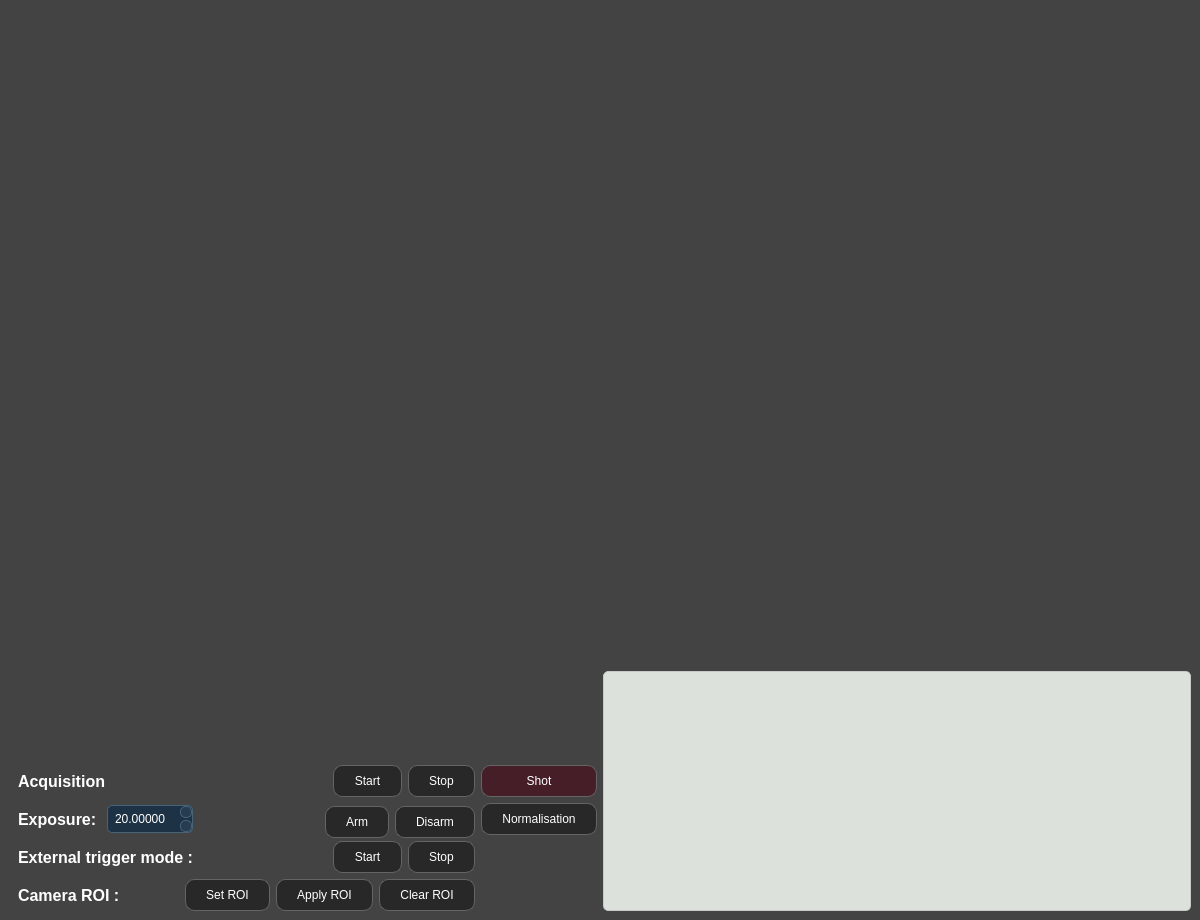
<?xml version="1.0" encoding="UTF-8"?>
<ui version="4.0">
 <class>MainWindow</class>
 <widget class="QMainWindow" name="MainWindow">
  <property name="geometry">
   <rect>
    <x>0</x>
    <y>0</y>
    <width>1200</width>
    <height>920</height>
   </rect>
  </property>
  <property name="sizePolicy">
   <sizepolicy hsizetype="Expanding" vsizetype="Expanding">
    <horstretch>0</horstretch>
    <verstretch>0</verstretch>
   </sizepolicy>
  </property>
  <property name="windowTitle">
   <string>Andor GUI</string>
  </property>
  <property name="styleSheet">
   <string notr="true">QMainWindow{
font: 75 13pt &quot;Times New Roman&quot;;
background-color:rgb(67, 67, 67);
}</string>
  </property>
  <widget class="QWidget" name="centralwidget">
   <property name="minimumSize">
    <size>
     <width>1200</width>
     <height>920</height>
    </size>
   </property>
   <layout class="QHBoxLayout" name="horizontalLayout">
    <item>
     <layout class="QGridLayout" name="gridLayout" rowstretch="0,0,0,0,0,0">
      <item row="0" column="0" rowspan="2" colspan="2">
       <widget class="GraphicsLayoutWidget" name="widgetFrame" native="true">
        <property name="sizePolicy">
         <sizepolicy hsizetype="Preferred" vsizetype="Minimum">
          <horstretch>0</horstretch>
          <verstretch>0</verstretch>
         </sizepolicy>
        </property>
        <property name="minimumSize">
         <size>
          <width>540</width>
          <height>540</height>
         </size>
        </property>
        <property name="maximumSize">
         <size>
          <width>19000</width>
          <height>19000</height>
         </size>
        </property>
        <property name="styleSheet">
         <string notr="true"/>
        </property>
       </widget>
      </item>
      <item row="2" column="0">
       <layout class="QHBoxLayout" name="horizontalLayout_4">
        <item>
         <widget class="QLabel" name="label_2">
          <property name="styleSheet">
           <string notr="true">QLabel {
    color: rgb(255, 255, 255); /* Couleur du texte (blanc) */
    font-family: Arial, sans-serif; /* Police de caractères */
    font-size: 16px; /* Taille de la police */
    font-weight: bold; /* Gras */
    padding: 5px; /* Marge intérieure */
}

#customLabel {
    background-color: rgb(40, 40, 40); /* Couleur de fond */
    border-radius: 5px; /* Coins arrondis */
    padding: 10px; /* Marge intérieure */
}
</string>
          </property>
          <property name="text">
           <string>Acquisition</string>
          </property>
         </widget>
        </item>
        <item>
         <spacer name="horizontalSpacer">
          <property name="orientation">
           <enum>Qt::Horizontal</enum>
          </property>
          <property name="sizeHint" stdset="0">
           <size>
            <width>40</width>
            <height>20</height>
           </size>
          </property>
         </spacer>
        </item>
        <item>
         <widget class="QPushButton" name="pushButton_start_acq">
          <property name="styleSheet">
           <string notr="true">QPushButton {
	
	font: 75 14pt &quot;Arial&quot;;
    background-color: rgb(40, 40, 40);  /* Nouvelle couleur de fond (gris foncé) */
    color: white;  /* Couleur du texte */
    border: 1px solid rgb(100, 100, 100);  /* Bordure */
    border-radius: 9px;  /* Coins arrondis */
    padding: 5px 20px;  /* Marge intérieure */
    min-height: 20px;  /* Hauteur minimale */
}

QPushButton:hover {
    background-color: rgb(50, 50, 50);  /* Nouvelle couleur de fond au survol (gris légèrement plus clair) */
}

QPushButton:pressed {
    background-color: rgb(30, 30, 30);  /* Nouvelle couleur de fond lors du clic (gris plus foncé) */
    border: 1px solid rgb(80, 80, 80);  /* Bordure au clic */
}

</string>
          </property>
          <property name="text">
           <string>Start</string>
          </property>
         </widget>
        </item>
        <item>
         <widget class="QPushButton" name="pushButton_stop_acq">
          <property name="styleSheet">
           <string notr="true">QPushButton {
	font: 14pt &quot;Arial&quot;;
    background-color: rgb(40, 40, 40);  /* Nouvelle couleur de fond (gris foncé) */
    color: white;  /* Couleur du texte */
    border: 1px solid rgb(100, 100, 100);  /* Bordure */
    border-radius: 9px;  /* Coins arrondis */
    padding: 5px 20px;  /* Marge intérieure */
    min-height: 20px;  /* Hauteur minimale */
}

QPushButton:hover {
    background-color: rgb(50, 50, 50);  /* Nouvelle couleur de fond au survol (gris légèrement plus clair) */
}

QPushButton:pressed {
    background-color: rgb(30, 30, 30);  /* Nouvelle couleur de fond lors du clic (gris plus foncé) */
    border: 1px solid rgb(80, 80, 80);  /* Bordure au clic */
}

</string>
          </property>
          <property name="text">
           <string>Stop</string>
          </property>
         </widget>
        </item>
       </layout>
      </item>
      <item row="2" column="1">
       <widget class="QPushButton" name="pushButton_shot">
        <property name="styleSheet">
         <string notr="true">QPushButton {
	font: 14pt &quot;Arial&quot;;
    background-color: rgb(70, 30, 40);  /* Nouvelle couleur de fond (gris foncé) */
    color: white;  /* Couleur du texte */
    border: 1px solid rgb(100, 100, 100);  /* Bordure */
    border-radius: 9px;  /* Coins arrondis */
    padding: 5px 20px;  /* Marge intérieure */
    min-height: 20px;  /* Hauteur minimale */
}

QPushButton:hover {
    background-color: rgb(50, 50, 50);  /* Nouvelle couleur de fond au survol (gris légèrement plus clair) */
}

QPushButton:pressed {
    background-color: rgb(30, 30, 30);  /* Nouvelle couleur de fond lors du clic (gris plus foncé) */
    border: 1px solid rgb(80, 80, 80);  /* Bordure au clic */
}

</string>
        </property>
        <property name="text">
         <string>Shot</string>
        </property>
       </widget>
      </item>
      <item row="3" column="0">
       <layout class="QHBoxLayout" name="horizontalLayout_3">
        <item>
         <widget class="QLabel" name="label">
          <property name="sizePolicy">
           <sizepolicy hsizetype="Fixed" vsizetype="Preferred">
            <horstretch>0</horstretch>
            <verstretch>0</verstretch>
           </sizepolicy>
          </property>
          <property name="maximumSize">
           <size>
            <width>92</width>
            <height>16777215</height>
           </size>
          </property>
          <property name="styleSheet">
           <string notr="true">QLabel {
    color: rgb(255, 255, 255); /* Couleur du texte (blanc) */
    font-family: Arial, sans-serif; /* Police de caractères */
    font-size: 16px; /* Taille de la police */
    font-weight: bold; /* Gras */
    padding: 5px; /* Marge intérieure */
}

#customLabel {
    background-color: rgb(40, 40, 40); /* Couleur de fond */
    border-radius: 5px; /* Coins arrondis */
    padding: 10px; /* Marge intérieure */
}
</string>
          </property>
          <property name="text">
           <string>Exposure: </string>
          </property>
         </widget>
        </item>
        <item>
         <widget class="QDoubleSpinBox" name="doubleSpinBox_exposure">
          <property name="maximumSize">
           <size>
            <width>125</width>
            <height>16777215</height>
           </size>
          </property>
          <property name="styleSheet">
           <string notr="true">QDoubleSpinBox {
	font: 14pt &quot;Arial&quot;;
    background-color: rgb(30, 50, 70);  /* Couleur de fond (bleu foncé) */
    color: white;  /* Couleur du texte */
    border: 1px solid rgb(70, 100, 120);  /* Bordure */
    border-radius: 5px;  /* Coins arrondis */
    padding: 3px 5px;  /* Marge intérieure */
    min-height: 20px;  /* Hauteur minimale */
}

QDoubleSpinBox::up-button, QDoubleSpinBox::down-button {
    background-color: rgb(40, 60, 80);  /* Couleur de fond des boutons */
    color: white;  /* Couleur du texte */
    border: 1px solid rgb(70, 100, 120);  /* Bordure */
    border-radius: 5px;  /* Coins arrondis */
    width: 10px;  /* Largeur des boutons */
    height: 10px;  /* Hauteur des boutons */
}

QDoubleSpinBox::up-button:hover, QDoubleSpinBox::down-button:hover {
    background-color: rgb(50, 70, 90);  /* Couleur de fond des boutons au survol */
}
</string>
          </property>
          <property name="decimals">
           <number>5</number>
          </property>
          <property name="maximum">
           <double>200.000000000000000</double>
          </property>
          <property name="singleStep">
           <double>0.100000000000000</double>
          </property>
          <property name="value">
           <double>20.000000000000000</double>
          </property>
         </widget>
        </item>
        <item>
         <spacer name="horizontalSpacer_2">
          <property name="orientation">
           <enum>Qt::Horizontal</enum>
          </property>
          <property name="sizeType">
           <enum>QSizePolicy::MinimumExpanding</enum>
          </property>
          <property name="sizeHint" stdset="0">
           <size>
            <width>40</width>
            <height>20</height>
           </size>
          </property>
         </spacer>
        </item>
        <item>
         <widget class="QPushButton" name="pushButtonArm">
          <property name="sizePolicy">
           <sizepolicy hsizetype="Minimum" vsizetype="Minimum">
            <horstretch>0</horstretch>
            <verstretch>0</verstretch>
           </sizepolicy>
          </property>
          <property name="maximumSize">
           <size>
            <width>16777215</width>
            <height>25</height>
           </size>
          </property>
          <property name="styleSheet">
           <string notr="true">QPushButton {
	font: 14pt &quot;Arial&quot;;
    background-color: rgb(40, 40, 40);  /* Nouvelle couleur de fond (gris foncé) */
    color: white;  /* Couleur du texte */
    border: 1px solid rgb(100, 100, 100);  /* Bordure */
    border-radius: 9px;  /* Coins arrondis */
    padding: 5px 20px;  /* Marge intérieure */
    min-height: 20px;  /* Hauteur minimale */
}

QPushButton:hover {
    background-color: rgb(50, 50, 50);  /* Nouvelle couleur de fond au survol (gris légèrement plus clair) */
}

QPushButton:pressed {
    background-color: rgb(30, 30, 30);  /* Nouvelle couleur de fond lors du clic (gris plus foncé) */
    border: 1px solid rgb(80, 80, 80);  /* Bordure au clic */
}

</string>
          </property>
          <property name="text">
           <string>Arm</string>
          </property>
         </widget>
        </item>
        <item>
         <widget class="QPushButton" name="pushButton_disarm">
          <property name="enabled">
           <bool>true</bool>
          </property>
          <property name="sizePolicy">
           <sizepolicy hsizetype="Fixed" vsizetype="Minimum">
            <horstretch>0</horstretch>
            <verstretch>0</verstretch>
           </sizepolicy>
          </property>
          <property name="minimumSize">
           <size>
            <width>0</width>
            <height>32</height>
           </size>
          </property>
          <property name="maximumSize">
           <size>
            <width>16777215</width>
            <height>25</height>
           </size>
          </property>
          <property name="styleSheet">
           <string notr="true">QPushButton {
	font: 14pt &quot;Arial&quot;;
    background-color: rgb(40, 40, 40);  /* Nouvelle couleur de fond (gris foncé) */
    color: white;  /* Couleur du texte */
    border: 1px solid rgb(100, 100, 100);  /* Bordure */
    border-radius: 9px;  /* Coins arrondis */
    padding: 5px 20px;  /* Marge intérieure */
    min-height: 20px;  /* Hauteur minimale */
}

QPushButton:hover {
    background-color: rgb(50, 50, 50);  /* Nouvelle couleur de fond au survol (gris légèrement plus clair) */
}

QPushButton:pressed {
    background-color: rgb(30, 30, 30);  /* Nouvelle couleur de fond lors du clic (gris plus foncé) */
    border: 1px solid rgb(80, 80, 80);  /* Bordure au clic */
}

</string>
          </property>
          <property name="text">
           <string>Disarm</string>
          </property>
         </widget>
        </item>
       </layout>
      </item>
      <item row="3" column="1">
       <widget class="QPushButton" name="pushButton_normalisation">
        <property name="styleSheet">
         <string notr="true">QPushButton {
	font: 14pt &quot;Arial&quot;;
    background-color: rgb(40, 40, 40);  /* Nouvelle couleur de fond (gris foncé) */
    color: white;  /* Couleur du texte */
    border: 1px solid rgb(100, 100, 100);  /* Bordure */
    border-radius: 9px;  /* Coins arrondis */
    padding: 5px 20px;  /* Marge intérieure */
    min-height: 20px;  /* Hauteur minimale */
}

QPushButton:hover {
    background-color: rgb(50, 50, 50);  /* Nouvelle couleur de fond au survol (gris légèrement plus clair) */
}

QPushButton:pressed {
    background-color: rgb(30, 30, 30);  /* Nouvelle couleur de fond lors du clic (gris plus foncé) */
    border: 1px solid rgb(80, 80, 80);  /* Bordure au clic */
}

</string>
        </property>
        <property name="text">
         <string>Normalisation</string>
        </property>
       </widget>
      </item>
      <item row="4" column="0">
       <layout class="QHBoxLayout" name="horizontalLayout_2">
        <item>
         <widget class="QLabel" name="label_external_trig">
          <property name="styleSheet">
           <string notr="true">QLabel {
    color: rgb(255, 255, 255); /* Couleur du texte (blanc) */
    font-family: Arial, sans-serif; /* Police de caractères */
    font-size: 16px; /* Taille de la police */
    font-weight: bold; /* Gras */
    padding: 5px; /* Marge intérieure */
}

#customLabel {
    background-color: rgb(40, 40, 40); /* Couleur de fond */
    border-radius: 5px; /* Coins arrondis */
    padding: 10px; /* Marge intérieure */
}
</string>
          </property>
          <property name="text">
           <string>External trigger mode :</string>
          </property>
         </widget>
        </item>
        <item>
         <spacer name="horizontalSpacer_3">
          <property name="orientation">
           <enum>Qt::Horizontal</enum>
          </property>
          <property name="sizeHint" stdset="0">
           <size>
            <width>40</width>
            <height>20</height>
           </size>
          </property>
         </spacer>
        </item>
        <item>
         <widget class="QPushButton" name="pushButton_start_ext">
          <property name="styleSheet">
           <string notr="true">QPushButton {
	font: 14pt &quot;Arial&quot;;
    background-color: rgb(40, 40, 40);  /* Nouvelle couleur de fond (gris foncé) */
    color: white;  /* Couleur du texte */
    border: 1px solid rgb(100, 100, 100);  /* Bordure */
    border-radius: 9px;  /* Coins arrondis */
    padding: 5px 20px;  /* Marge intérieure */
    min-height: 20px;  /* Hauteur minimale */
}

QPushButton:hover {
    background-color: rgb(50, 50, 50);  /* Nouvelle couleur de fond au survol (gris légèrement plus clair) */
}

QPushButton:pressed {
    background-color: rgb(30, 30, 30);  /* Nouvelle couleur de fond lors du clic (gris plus foncé) */
    border: 1px solid rgb(80, 80, 80);  /* Bordure au clic */
}

</string>
          </property>
          <property name="text">
           <string>Start</string>
          </property>
         </widget>
        </item>
        <item>
         <widget class="QPushButton" name="pushButton_stop_ext">
          <property name="styleSheet">
           <string notr="true">QPushButton {
	font: 14pt &quot;Arial&quot;;
    background-color: rgb(40, 40, 40);  /* Nouvelle couleur de fond (gris foncé) */
    color: white;  /* Couleur du texte */
    border: 1px solid rgb(100, 100, 100);  /* Bordure */
    border-radius: 9px;  /* Coins arrondis */
    padding: 5px 20px;  /* Marge intérieure */
    min-height: 20px;  /* Hauteur minimale */
}

QPushButton:hover {
    background-color: rgb(50, 50, 50);  /* Nouvelle couleur de fond au survol (gris légèrement plus clair) */
}

QPushButton:pressed {
    background-color: rgb(30, 30, 30);  /* Nouvelle couleur de fond lors du clic (gris plus foncé) */
    border: 1px solid rgb(80, 80, 80);  /* Bordure au clic */
}

</string>
          </property>
          <property name="text">
           <string>Stop</string>
          </property>
         </widget>
        </item>
       </layout>
      </item>
      <item row="5" column="0">
       <layout class="QHBoxLayout" name="horizontalLayout_5">
        <item>
         <widget class="QLabel" name="label_ROI">
          <property name="styleSheet">
           <string notr="true">QLabel {
    color: rgb(255, 255, 255); /* Couleur du texte (blanc) */
    font-family: Arial, sans-serif; /* Police de caractères */
    font-size: 16px; /* Taille de la police */
    font-weight: bold; /* Gras */
    padding: 5px; /* Marge intérieure */
}

#customLabel {
    background-color: rgb(40, 40, 40); /* Couleur de fond */
    border-radius: 5px; /* Coins arrondis */
    padding: 10px; /* Marge intérieure */
}
</string>
          </property>
          <property name="text">
           <string>Camera ROI : </string>
          </property>
         </widget>
        </item>
        <item>
         <spacer name="horizontalSpacer_4">
          <property name="orientation">
           <enum>Qt::Horizontal</enum>
          </property>
          <property name="sizeHint" stdset="0">
           <size>
            <width>40</width>
            <height>20</height>
           </size>
          </property>
         </spacer>
        </item>
        <item>
         <widget class="QPushButton" name="pushButton_setROI">
          <property name="styleSheet">
           <string notr="true">QPushButton {
	font: 14pt &quot;Arial&quot;;
    background-color: rgb(40, 40, 40);  /* Nouvelle couleur de fond (gris foncé) */
    color: white;  /* Couleur du texte */
    border: 1px solid rgb(100, 100, 100);  /* Bordure */
    border-radius: 9px;  /* Coins arrondis */
    padding: 5px 20px;  /* Marge intérieure */
    min-height: 20px;  /* Hauteur minimale */
}

QPushButton:hover {
    background-color: rgb(50, 50, 50);  /* Nouvelle couleur de fond au survol (gris légèrement plus clair) */
}

QPushButton:pressed {
    background-color: rgb(30, 30, 30);  /* Nouvelle couleur de fond lors du clic (gris plus foncé) */
    border: 1px solid rgb(80, 80, 80);  /* Bordure au clic */
}

</string>
          </property>
          <property name="text">
           <string>Set ROI</string>
          </property>
         </widget>
        </item>
        <item>
         <widget class="QPushButton" name="pushButton_apply_ROI">
          <property name="styleSheet">
           <string notr="true">QPushButton {
	font: 14pt &quot;Arial&quot;;
    background-color: rgb(40, 40, 40);  /* Nouvelle couleur de fond (gris foncé) */
    color: white;  /* Couleur du texte */
    border: 1px solid rgb(100, 100, 100);  /* Bordure */
    border-radius: 9px;  /* Coins arrondis */
    padding: 5px 20px;  /* Marge intérieure */
    min-height: 20px;  /* Hauteur minimale */
}

QPushButton:hover {
    background-color: rgb(50, 50, 50);  /* Nouvelle couleur de fond au survol (gris légèrement plus clair) */
}

QPushButton:pressed {
    background-color: rgb(30, 30, 30);  /* Nouvelle couleur de fond lors du clic (gris plus foncé) */
    border: 1px solid rgb(80, 80, 80);  /* Bordure au clic */
}

</string>
          </property>
          <property name="text">
           <string>Apply ROI</string>
          </property>
         </widget>
        </item>
        <item>
         <widget class="QPushButton" name="pushButton_clear_ROI">
          <property name="styleSheet">
           <string notr="true">QPushButton {
	font: 14pt &quot;Arial&quot;;
    background-color: rgb(40, 40, 40);  /* Nouvelle couleur de fond (gris foncé) */
    color: white;  /* Couleur du texte */
    border: 1px solid rgb(100, 100, 100);  /* Bordure */
    border-radius: 9px;  /* Coins arrondis */
    padding: 5px 20px;  /* Marge intérieure */
    min-height: 20px;  /* Hauteur minimale */
}

QPushButton:hover {
    background-color: rgb(50, 50, 50);  /* Nouvelle couleur de fond au survol (gris légèrement plus clair) */
}

QPushButton:pressed {
    background-color: rgb(30, 30, 30);  /* Nouvelle couleur de fond lors du clic (gris plus foncé) */
    border: 1px solid rgb(80, 80, 80);  /* Bordure au clic */
}

</string>
          </property>
          <property name="text">
           <string>Clear ROI</string>
          </property>
         </widget>
        </item>
       </layout>
      </item>
     </layout>
    </item>
    <item>
     <layout class="QVBoxLayout" name="verticalLayout_2">
      <item>
       <widget class="GraphicsLayoutWidget" name="widgetBinningFrame" native="true">
        <property name="sizePolicy">
         <sizepolicy hsizetype="Expanding" vsizetype="Preferred">
          <horstretch>0</horstretch>
          <verstretch>0</verstretch>
         </sizepolicy>
        </property>
        <property name="minimumSize">
         <size>
          <width>540</width>
          <height>540</height>
         </size>
        </property>
        <property name="maximumSize">
         <size>
          <width>19000</width>
          <height>19000</height>
         </size>
        </property>
       </widget>
      </item>
      <item>
       <widget class="QTextBrowser" name="textBrowserLogs">
        <property name="sizePolicy">
         <sizepolicy hsizetype="Preferred" vsizetype="Preferred">
          <horstretch>0</horstretch>
          <verstretch>0</verstretch>
         </sizepolicy>
        </property>
        <property name="maximumSize">
         <size>
          <width>16777215</width>
          <height>240</height>
         </size>
        </property>
        <property name="styleSheet">
         <string notr="true">QTextBrowser {
    background-color: rgb(220, 225, 220);  /* Couleur de fond */
    color: rgb(50, 50, 50);  /* Couleur du texte */
    border: 1px solid rgb(200, 200, 200);  /* Bordure */
    border-radius: 5px;  /* Coins arrondis */
    padding: 10px;  /* Marge intérieure */
    font-family: Arial, sans-serif;  /* Police de caractères */
    font-size: 14px;  /* Taille de police */
}

QTextBrowser:focus {
    border-color: rgb(0, 122, 204);  /* Couleur de la bordure lorsqu'il est en focus */
}

QTextBrowser::placeholder {
    color: rgb(150, 150, 150);  /* Couleur du texte de l'espace réservé */
}

QTextBrowser:hover {
    background-color: rgb(245, 245, 245);  /* Couleur de fond au survol */
}
</string>
        </property>
       </widget>
      </item>
     </layout>
    </item>
   </layout>
  </widget>
 </widget>
 <customwidgets>
  <customwidget>
   <class>GraphicsLayoutWidget</class>
   <extends>QWidget</extends>
   <header>pyqtgraph</header>
   <container>1</container>
  </customwidget>
 </customwidgets>
 <resources/>
 <connections/>
</ui>
